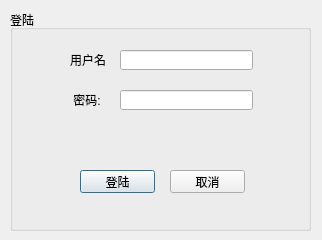
<?xml version="1.0" encoding="UTF-8"?>
<ui version="4.0">
 <class>LoginDlg</class>
 <widget class="QDialog" name="LoginDlg">
  <property name="geometry">
   <rect>
    <x>0</x>
    <y>0</y>
    <width>322</width>
    <height>240</height>
   </rect>
  </property>
  <property name="sizePolicy">
   <sizepolicy hsizetype="Fixed" vsizetype="Fixed">
    <horstretch>0</horstretch>
    <verstretch>0</verstretch>
   </sizepolicy>
  </property>
  <property name="windowTitle">
   <string>Dialog</string>
  </property>
  <widget class="QGroupBox" name="groupBox">
   <property name="geometry">
    <rect>
     <x>10</x>
     <y>10</y>
     <width>301</width>
     <height>221</height>
    </rect>
   </property>
   <property name="title">
    <string>登陆</string>
   </property>
   <widget class="QLabel" name="useLabel">
    <property name="geometry">
     <rect>
      <x>60</x>
      <y>40</y>
      <width>37</width>
      <height>20</height>
     </rect>
    </property>
    <property name="text">
     <string>用户名:</string>
    </property>
    <property name="buddy">
     <cstring>useLineEdit</cstring>
    </property>
   </widget>
   <widget class="QLineEdit" name="useLineEdit">
    <property name="geometry">
     <rect>
      <x>110</x>
      <y>40</y>
      <width>133</width>
      <height>20</height>
     </rect>
    </property>
   </widget>
   <widget class="QLabel" name="pwdLabel">
    <property name="geometry">
     <rect>
      <x>60</x>
      <y>80</y>
      <width>32</width>
      <height>20</height>
     </rect>
    </property>
    <property name="text">
     <string> 密码: </string>
    </property>
    <property name="buddy">
     <cstring>pwdLineEdit</cstring>
    </property>
   </widget>
   <widget class="QLineEdit" name="pwdLineEdit">
    <property name="enabled">
     <bool>true</bool>
    </property>
    <property name="geometry">
     <rect>
      <x>110</x>
      <y>80</y>
      <width>133</width>
      <height>20</height>
     </rect>
    </property>
    <property name="echoMode">
     <enum>QLineEdit::Password</enum>
    </property>
   </widget>
   <widget class="QPushButton" name="okBtn">
    <property name="geometry">
     <rect>
      <x>70</x>
      <y>160</y>
      <width>75</width>
      <height>23</height>
     </rect>
    </property>
    <property name="text">
     <string>登陆</string>
    </property>
   </widget>
   <widget class="QPushButton" name="cancelBtn">
    <property name="geometry">
     <rect>
      <x>160</x>
      <y>160</y>
      <width>75</width>
      <height>23</height>
     </rect>
    </property>
    <property name="text">
     <string>取消</string>
    </property>
   </widget>
  </widget>
 </widget>
 <resources/>
 <connections/>
</ui>
